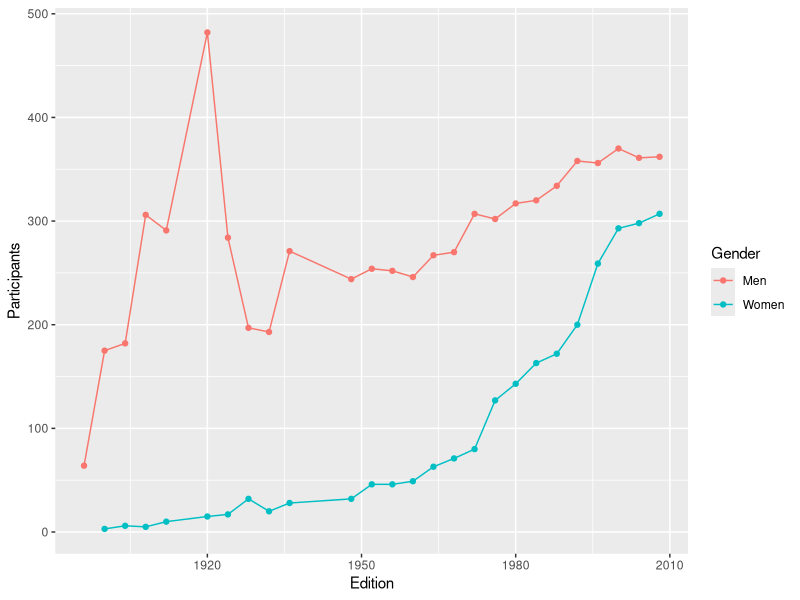
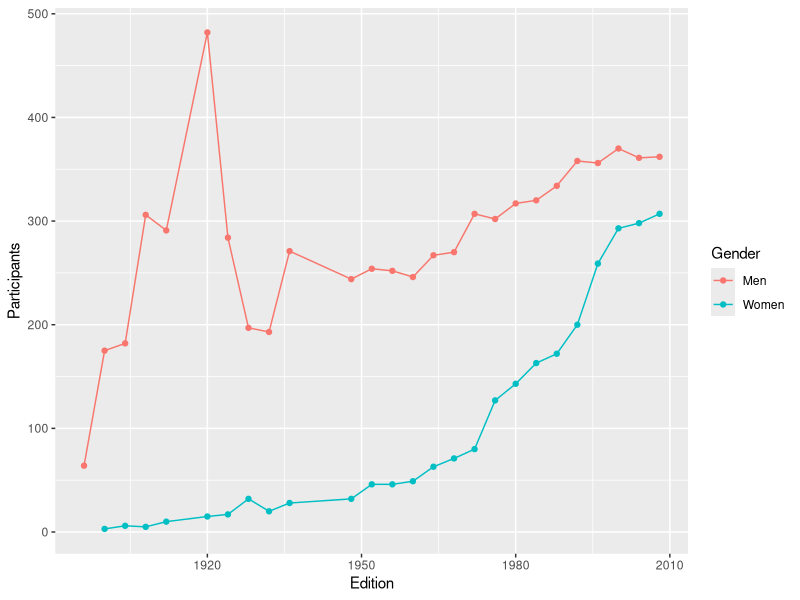

These charts were generated, in order, by the following R code:
install.packages('ggplot2')
require(ggplot2)
data=read.csv("olympics.csv")
data_gold=data[data$Medal=='Gold',]
data_gold$Participants=1
data_sum=aggregate(Participants~Edition+Gender, data_gold, sum)
ggplot(data_sum, aes(Edition, Participants,colour=Gender)) + geom_line() + geom_point()
ggsave("gold_participant.png")
